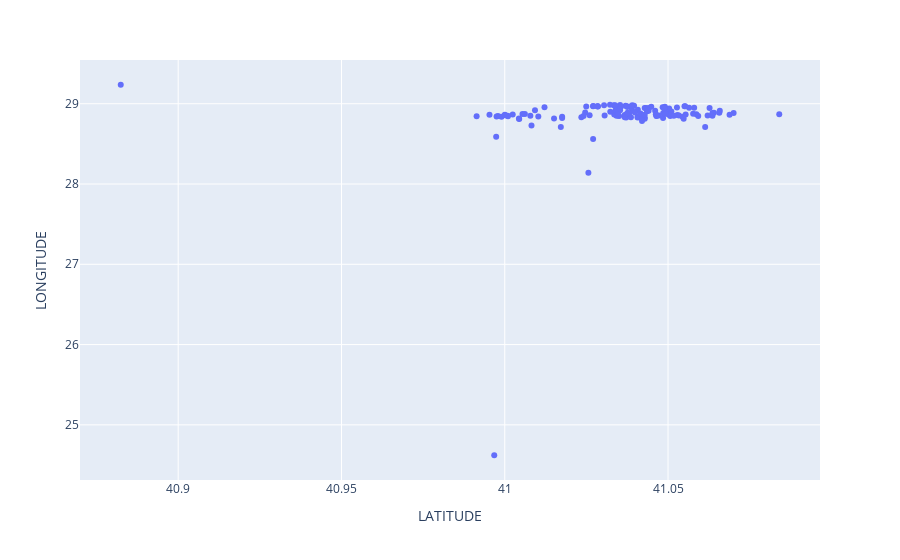

Source (notebook cell):
### Code cell
import plotly.express as px
import pandas as pd

# Load the dataset
data = pd.read_csv("ibb-Loc_1.csv", sep=';', encoding='latin-1')
# Create the scatter plot
fig = px.scatter(data, x='LATITUDE', y='LONGITUDE')

# Show the plot
fig.show()

### Figure 1 — Plotly figure (JSON) as saved in the notebook; plotly's stock layout.template omitted (floating-point values rounded to 4 significant figures; data arrays with more than 128 entries replaced by an {"elided": "..."} marker saying what was removed)
{"data": [{"hovertemplate": "LATITUDE=%{x}<br>LONGITUDE=%{y}<extra></extra>", "legendgroup": "", "marker": {"color": "#636efa", "symbol": "circle"}, "mode": "markers", "name": "", "orientation": "v", "showlegend": false, "type": "scatter", "x": {"elided": "131 float values"}, "xaxis": "x", "y": {"elided": "131 float values"}, "yaxis": "y"}], "layout": {"legend": {"tracegroupgap": 0}, "margin": {"t": 60}, "xaxis": {"anchor": "y", "domain": [0, 1], "title": {"text": "LATITUDE"}}, "yaxis": {"anchor": "x", "domain": [0, 1], "title": {"text": "LONGITUDE"}}}}
